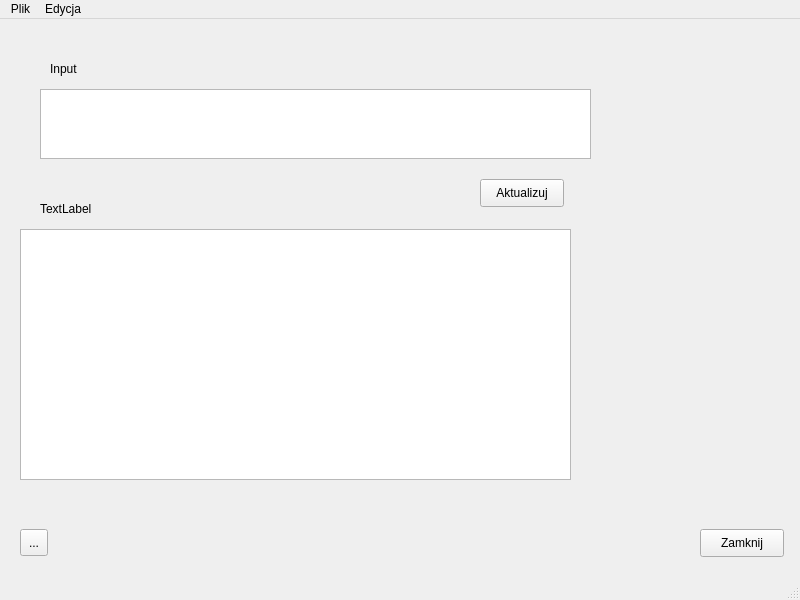
<?xml version="1.0" encoding="UTF-8"?>
<ui version="4.0">
 <class>MainWindow</class>
 <widget class="QMainWindow" name="MainWindow">
  <property name="geometry">
   <rect>
    <x>0</x>
    <y>0</y>
    <width>800</width>
    <height>600</height>
   </rect>
  </property>
  <property name="windowTitle">
   <string>MainWindow</string>
  </property>
  <widget class="QWidget" name="centralwidget">
   <widget class="QToolButton" name="toolButton">
    <property name="geometry">
     <rect>
      <x>20</x>
      <y>510</y>
      <width>28</width>
      <height>27</height>
     </rect>
    </property>
    <property name="text">
     <string>...</string>
    </property>
   </widget>
   <widget class="QPushButton" name="pushButton">
    <property name="geometry">
     <rect>
      <x>700</x>
      <y>510</y>
      <width>84</width>
      <height>28</height>
     </rect>
    </property>
    <property name="text">
     <string>Zamknij</string>
    </property>
   </widget>
   <widget class="QTextEdit" name="textEdit">
    <property name="geometry">
     <rect>
      <x>40</x>
      <y>70</y>
      <width>551</width>
      <height>70</height>
     </rect>
    </property>
   </widget>
   <widget class="QLabel" name="label">
    <property name="geometry">
     <rect>
      <x>50</x>
      <y>40</y>
      <width>63</width>
      <height>20</height>
     </rect>
    </property>
    <property name="text">
     <string>Input</string>
    </property>
   </widget>
   <widget class="QPushButton" name="update_btn">
    <property name="geometry">
     <rect>
      <x>480</x>
      <y>160</y>
      <width>84</width>
      <height>28</height>
     </rect>
    </property>
    <property name="text">
     <string>Aktualizuj</string>
    </property>
   </widget>
   <widget class="QLabel" name="label_2">
    <property name="geometry">
     <rect>
      <x>40</x>
      <y>180</y>
      <width>63</width>
      <height>20</height>
     </rect>
    </property>
    <property name="text">
     <string>TextLabel</string>
    </property>
   </widget>
   <widget class="QPlainTextEdit" name="display">
    <property name="geometry">
     <rect>
      <x>20</x>
      <y>210</y>
      <width>551</width>
      <height>251</height>
     </rect>
    </property>
   </widget>
  </widget>
  <widget class="QMenuBar" name="menubar">
   <property name="geometry">
    <rect>
     <x>0</x>
     <y>0</y>
     <width>800</width>
     <height>25</height>
    </rect>
   </property>
   <widget class="QMenu" name="menuPlik">
    <property name="title">
     <string>Plik</string>
    </property>
    <addaction name="actionNowy"/>
    <addaction name="actionOtw_rz"/>
    <addaction name="actionZapisz_jako"/>
    <addaction name="actionZamknij"/>
   </widget>
   <widget class="QMenu" name="menuEdycja">
    <property name="title">
     <string>Edycja</string>
    </property>
    <addaction name="actionDodaj_studenta"/>
    <addaction name="actionUsu_studenta"/>
   </widget>
   <addaction name="menuPlik"/>
   <addaction name="menuEdycja"/>
  </widget>
  <widget class="QStatusBar" name="statusbar"/>
  <action name="actionNowy">
   <property name="text">
    <string>Nowy</string>
   </property>
  </action>
  <action name="actionOtw_rz">
   <property name="text">
    <string>Otwórz</string>
   </property>
  </action>
  <action name="actionZapisz_jako">
   <property name="text">
    <string>Zapisz jako</string>
   </property>
  </action>
  <action name="actionZamknij">
   <property name="text">
    <string>Zamknij</string>
   </property>
  </action>
  <action name="actionDodaj_studenta">
   <property name="text">
    <string>Dodaj studenta</string>
   </property>
  </action>
  <action name="actionUsu_studenta">
   <property name="text">
    <string>Usuń studenta</string>
   </property>
  </action>
 </widget>
 <resources/>
 <connections/>
</ui>
